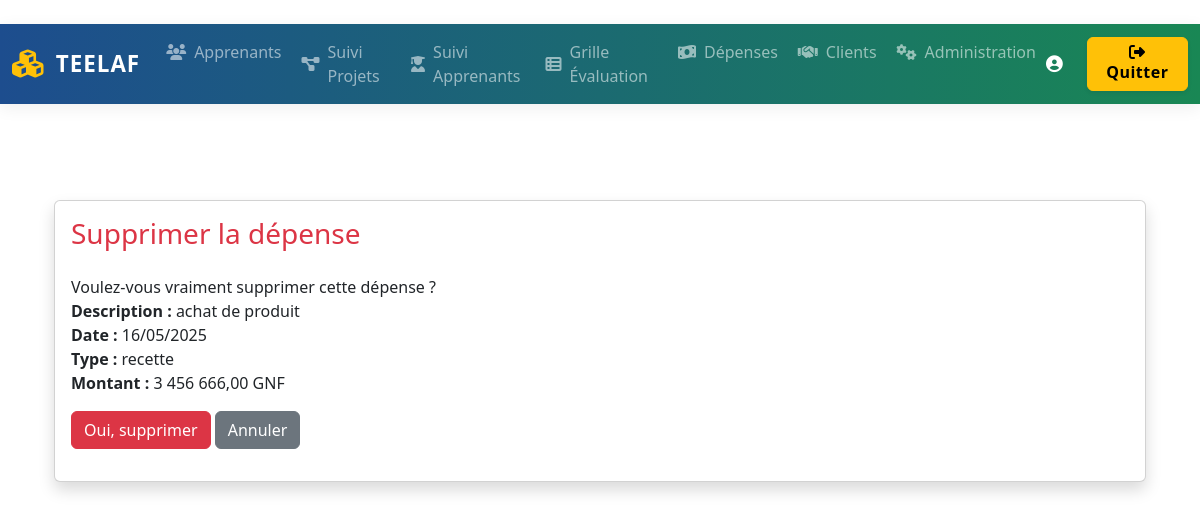
The page /depenses/depense/supprimer/1/ on the database its author committed.
### teelaf/Depenses/models.py (models this page shows, shortened)
class Depense(models.Model):
    TYPE_CHOICES = [
        ('depense', 'Dépense'),
        ('recette', 'Recette'),
        ('formation', 'Formation'),
        ('autre', 'Autre'),
    ]
    date = models.DateField()
    description = models.CharField(max_length=255)
    type = models.CharField(max_length=20, choices=TYPE_CHOICES)
    solde = models.DecimalField(max_digits=10, decimal_places=2)

### teelaf/Depenses/views.py (the view)
# urls.py: path('depense/supprimer/<int:pk>/', views.supprimer_depense, name='supprimer_depense'),
def supprimer_depense(request, pk):
    depense = get_object_or_404(Depense, pk=pk)
    if request.method == 'POST':
        depense.delete()
        return redirect('depenses_main')
    return render(request, 'Depenses/supprimer_depense.html', {'depense': depense})

### teelaf/templates/Depenses/supprimer_depense.html (shortened to what this page needs)
{% extends 'base.html' %}
{% load humanize %}
{% block content %}
<div class="container mt-5">
    <div class="card shadow">
        <div class="card-body">
            <h3 class="mb-4 text-danger">Supprimer la dépense</h3>
            <p>
                Voulez-vous vraiment supprimer cette dépense&nbsp;?<br>
                <strong>Description&nbsp;:</strong> {{ depense.description }}<br>
                <strong>Date&nbsp;:</strong> {{ depense.date|date:"d/m/Y" }}<br>
                <strong>Type&nbsp;:</strong> {{ depense.type }}<br>
                <strong>Montant&nbsp;:</strong> {{ depense.solde|default:0|intcomma }} GNF
            </p>
            <form method="post">
                <button type="submit" class="btn btn-danger">Oui, supprimer</button>
                <a href="{% url 'depenses_main' %}" class="btn btn-secondary">Annuler</a>
            </form>
        </div>
    </div>
</div>
{% endblock %}

### rows shown on the page
Depense: description "achat de produit", date "16/05/2025", type "recette", solde "3 456 666,00"
